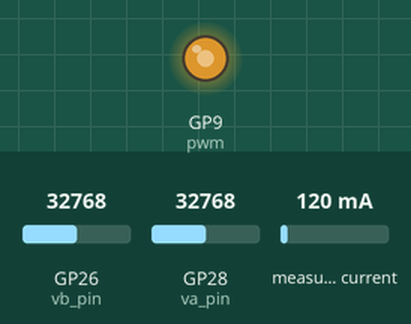
The program below on a simulated Raspberry Pi Pico running MicroPython. On the bench: output pins drawn as LEDs (lit = HIGH). Inputs (shaded band) come from the test bench; at power-on: GP26 (vb_pin) = 32768, GP28 (va_pin) = 32768, measured current 120 mA (analog values on the 0–65535 scale). Files the program writes start out absent; what the program prints to the serial console is not drawn.

Above: at 0.1 s.
Timing chart, 0 to 1.6 s (numbered marks = the images above):
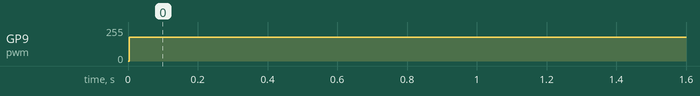

The program:

MPPT_IncrCond.py
```python
from machine import Pin, I2C, ADC, PWM, Timer
import utime

# Set up some pin allocations for the Analogues and switches
va_pin = ADC(Pin(28))
vb_pin = ADC(Pin(26))
vpot_pin = ADC(Pin(27))

# Set up the I2C for the INA219 chip for current sensing
ina_i2c = I2C(0, scl=Pin(1), sda=Pin(0), freq=2400000)

# Some PWM settings, pin number, frequency, duty cycle limits and start with the PWM outputting the default of the min value.
pwm = PWM(Pin(9))
pwm.freq(100000)
min_pwm = 20000
max_pwm = 55000
pwm_out = min_pwm

# Basic signals to control logic flow
global timer_elapsed
timer_elapsed = 0
count = 0
first_run = 1

# Need to know the shunt resistance
global SHUNT_OHMS
SHUNT_OHMS = 0.10

# saturation function for anything you want saturated within bounds
def saturate(signal, upper, lower):
    if signal > upper:
        signal = upper
    if signal < lower:
        signal = lower
    return signal

# This is the function executed by the loop timer, it simply sets a flag which is used to control the main loop
def tick(t):
    global timer_elapsed
    timer_elapsed = 1

# These functions relate to the configuring of and reading data from the INA219 Current sensor
class ina219:

    # Register Locations
    REG_CONFIG = 0x00
    REG_SHUNTVOLTAGE = 0x01
    REG_BUSVOLTAGE = 0x02
    REG_POWER = 0x03
    REG_CURRENT = 0x04
    REG_CALIBRATION = 0x05

    def __init__(self, sr, address, maxi):
        self.address = address
        self.shunt = sr

    def vshunt(self):
        # Read Shunt register 1, 2 bytes
        reg_bytes = ina_i2c.readfrom_mem(self.address, self.REG_SHUNTVOLTAGE, 2)
        reg_value = int.from_bytes(reg_bytes, 'big')
        if reg_value > 2**15:  # negative
            sign = -1
            for i in range(16):
                reg_value = (reg_value ^ (1 << i))
        else:
            sign = 1
        return (float(reg_value) * 1e-5 * sign)

    def vbus(self):
        # Read Vbus voltage
        reg_bytes = ina_i2c.readfrom_mem(self.address, self.REG_BUSVOLTAGE, 2)
        reg_value = int.from_bytes(reg_bytes, 'big') >> 3
        return float(reg_value) * 0.004

    def configure(self):
        #ina_i2c.writeto_mem(self.address, self.REG_CONFIG, b'\x01\x9F')  # PG = 1
        #ina_i2c.writeto_mem(self.address, self.REG_CONFIG, b'\x09\x9F')  # PG = /2
        ina_i2c.writeto_mem(self.address, self.REG_CONFIG, b'\x19\x9F')  # PG = /8
        ina_i2c.writeto_mem(self.address, self.REG_CALIBRATION, b'\x00\x00')


# Implement a simple moving average filter
class MovingAverageFilter:
    def __init__(self, size=5):
        self.size = size
        self.values = []

    def add_value(self, value):
        if len(self.values) >= self.size:
            self.values.pop(0)
        self.values.append(value)

    def get_average(self):
        return sum(self.values) / len(self.values) if self.values else 0

# Adjust the delay dynamically based on the power difference
def adaptive_delay(prev_power, output_power, base_delay):
    power_diff = abs(output_power - prev_power)
    if power_diff < 0.25:  # threshold for small changes in power
        delay = min(base_delay * 2, 100)  # increase delay, with a maximum of 100 ms
    else:
        delay = max(base_delay // 2, 10)  # decrease delay, with a minimum of 10 ms
    return delay

# Adjust the step size dynamically based on the power difference
def adaptive_step_size(prev_power, output_power, step):
    power_diff = abs(output_power - prev_power)
    if power_diff < 0.5:  # threshold for small changes in power
        step = max(step // 2, 10)  # decrease step size, with a minimum of 10
    else:
        step = min(step * 2, 1000)  # increase step size, with a maximum of 1000
    return step

# Variables for Incremental Conductance
prev_va = 0
prev_iL = 0
current_duty = min_pwm
step = 1000

duty = int(65536 - max_pwm)
pwm.duty_u16(duty)
print(f"Initialising duty at: {duty}")

prev_power = 0

# Moving average filters
va_filter = MovingAverageFilter(size=5)
iL_filter = MovingAverageFilter(size=5)

# Hysteresis band around MPP
hysteresis_band = 0.05


with open('/Data.csv', 'w') as file:
    file.write('Time,Power\n')  # Write the header row
    # Here we go, main function, always executes
    start_time = utime.ticks_ms()  # Get the start time in milliseconds

    while True:
        if first_run:
            # for first run, set up the INA link and the loop timer settings
            ina = ina219(SHUNT_OHMS, 64, 5)
            ina.configure()
            first_run = 0

            # This starts a 1kHz timer which we use to control the execution of the control loops and sampling
            loop_timer = Timer(mode=Timer.PERIODIC, freq=2000, callback=tick)

        # If the timer has elapsed it will execute some functions, otherwise it skips everything and repeats until the timer elapses
        if timer_elapsed == 1:  # This is executed at 1kHz
            va = 1.017 * (12490 / 2490) * 3.3 * (va_pin.read_u16() / 65536)  # calibration factor * potential divider ratio * ref voltage * digital reading
            vb = 1.015 * (12490 / 2490) * 3.3 * (vb_pin.read_u16() / 65536)  # calibration factor * potential divider ratio * ref voltage * digital reading
            Vshunt = ina.vshunt()
            iL = Vshunt / SHUNT_OHMS

            # Apply moving average filter
            va_filter.add_value(va)
            iL_filter.add_value(iL)
            va = va_filter.get_average()
            iL = iL_filter.get_average()

            # Incremental Conductance Algorithm
            delta_iL = iL - prev_iL
            delta_va = va - prev_va

            output_power = vb * iL  # Calculate output power (Va * iL)
            output_power = round(output_power, 5)
            prev_power = round(prev_power, 5)

            if delta_va != 0:
                incremental_conductance = delta_iL / delta_va
                instantaneous_conductance = -iL / va

                incremental_conductance = round(incremental_conductance, 5)
                instantaneous_conductance = round(instantaneous_conductance, 5)

                if incremental_conductance == instantaneous_conductance:
                    # At MPP, no change needed
                    pass
                elif incremental_conductance > instantaneous_conductance + hysteresis_band:
                    # To the left of MPP, increase voltage (decrease duty cycle)
                    current_duty -= step
                elif incremental_conductance < instantaneous_conductance - hysteresis_band:
                    # To the right of MPP, decrease voltage (increase duty cycle)
                    current_duty += step

            # Adjust the step size
            step = adaptive_step_size(prev_power, output_power, step)

            # Ensure the duty cycle stays within bounds
            current_duty = saturate(current_duty, max_pwm, min_pwm)
            duty = int(65536 - current_duty)  # Invert because of hardware requirements
            pwm.duty_u16(duty)  # Set the PWM duty cycle

            # Update previous values for next iteration
            prev_va = va
            prev_iL = iL

            # Adjust the delay dynamically
            delay = adaptive_delay(prev_power, output_power, 10)
            utime.sleep_ms(delay)

            # Calculate output power
            output_power = vb * iL  # Calculate output power (Va * iL)

            # Keep a count of how many times we have executed and reset the timer so we can go back to waiting
            count += 1
            timer_elapsed = 0

            # This set of prints executes every 100 loops by default and can be used to output debug or extra info over USB enable or disable lines as needed
            if count > 20:
                elapsed_time = (utime.ticks_ms() - start_time)

                print(f"Time = {elapsed_time}s, Po = {output_power:.5f}")
                file.write(f"{elapsed_time:.2f},{output_power:.5f}\n")
                count = 0
```

Measured:
- by itself, GP9 (pwm): 0/255 → 177/255 at 0.00 s
